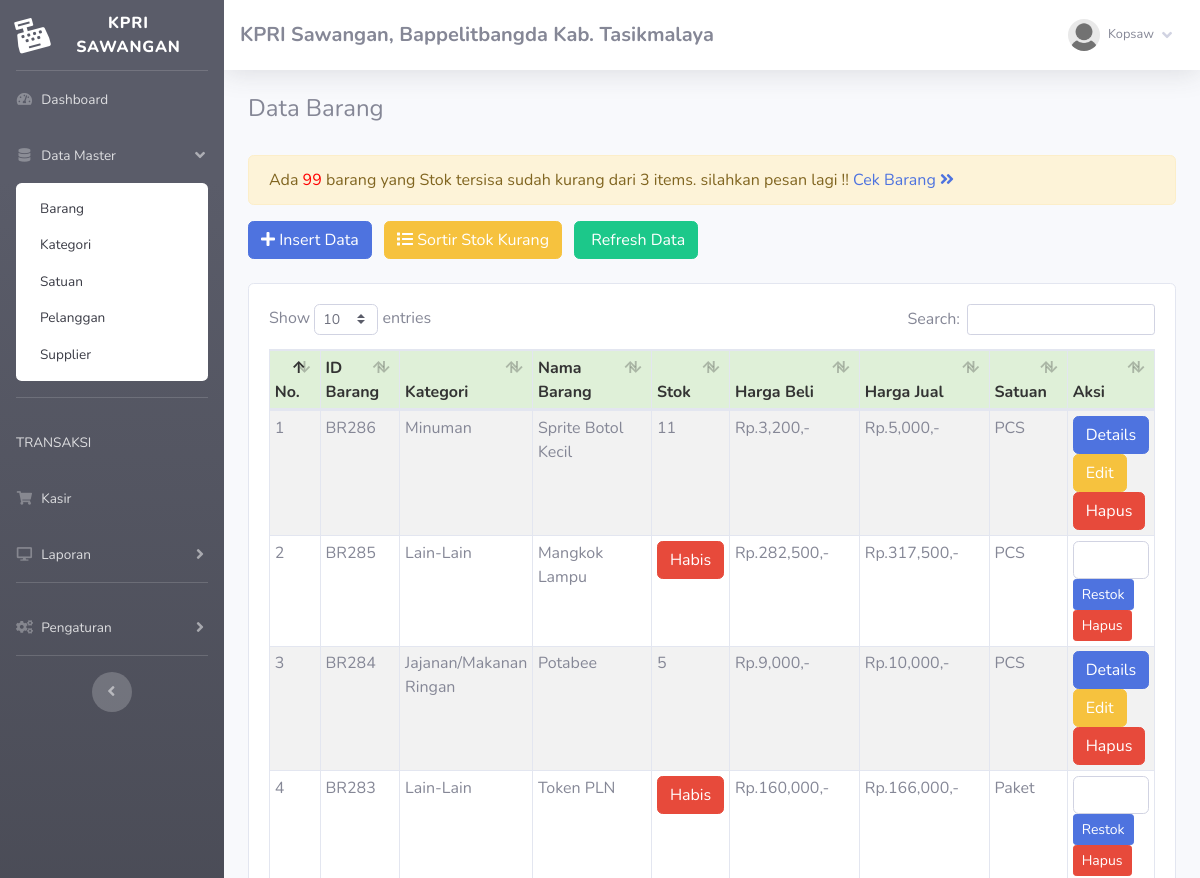
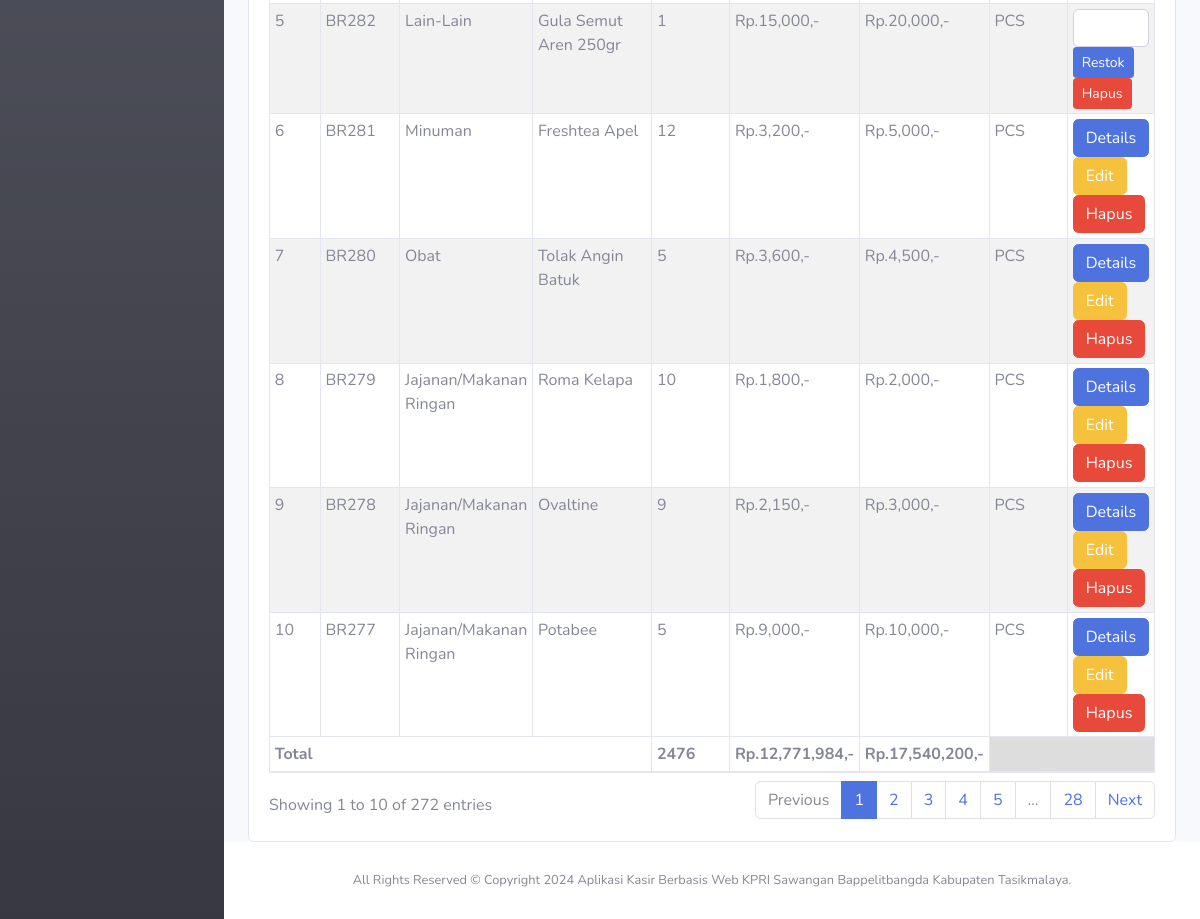
Screenshot of /index.php?page=barang (signed in) with the database file from the repository (2 pictures, top to bottom).
### tables this page shows
CREATE TABLE `toko` (
  `id_toko` int(11) NOT NULL AUTO_INCREMENT,
  `nama_toko` varchar(255) NOT NULL,
  `alamat_toko` text NOT NULL,
  `tlp` varchar(255) NOT NULL,
  `nama_pemilik` varchar(255) NOT NULL,
  PRIMARY KEY (`id_toko`)
);

CREATE TABLE `member` (
  `id_member` int(11) NOT NULL AUTO_INCREMENT,
  `nm_member` varchar(255) NOT NULL,
  `alamat_member` text NOT NULL,
  `telepon` varchar(255) NOT NULL,
  `email` varchar(255) NOT NULL,
  `gambar` text NOT NULL,
  `NIK` text NOT NULL,
  PRIMARY KEY (`id_member`)
);

CREATE TABLE `barang` (
  `id` int(11) NOT NULL AUTO_INCREMENT,
  `id_barang` varchar(255) NOT NULL,
  `id_kategori` int(11) NOT NULL,
  `id_satuan` int(11) NOT NULL,
  `nama_barang` text NOT NULL,
  `merk` varchar(255) NOT NULL,
  `harga_beli` varchar(255) NOT NULL,
  `harga_jual` varchar(255) NOT NULL,
  `satuan_barang` varchar(255) NOT NULL,
  `stok` text NOT NULL,
  `tgl_input` varchar(255) NOT NULL,
  `tgl_update` varchar(255) DEFAULT NULL,
  PRIMARY KEY (`id`)
);

CREATE TABLE `kategori` (
  `id_kategori` int(11) NOT NULL AUTO_INCREMENT,
  `nama_kategori` varchar(255) NOT NULL,
  `statusdata` enum('AKTIF','TIDAK') DEFAULT NULL,
  `waktudata` datetime NOT NULL DEFAULT current_timestamp(),
  PRIMARY KEY (`id_kategori`)
);

CREATE TABLE `satuan` (
  `id_satuan` int(11) NOT NULL AUTO_INCREMENT,
  `nama_satuan` varchar(255) NOT NULL,
  `status_satuan` enum('AKTIF','TIDAK') NOT NULL,
  `tgl_input` datetime NOT NULL DEFAULT current_timestamp(),
  PRIMARY KEY (`id_satuan`)
);

### fungsi/view/view.php (called while the page is built, shortened)
<?php
class view
{
    protected $db;
    public function __construct($db)
    {
        $this->db = $db;
    }
    public function member_edit($id)
    {
        $sql = "select member.*, login.*
                from member inner join login on member.id_member = login.id_member
                where member.id_member= ?";
        $row = $this-> db -> prepare($sql);
        $row -> execute(array($id));
        $hasil = $row -> fetch();
        return $hasil;
    }
    public function toko()
    {
        $sql = "select*from toko where id_toko='1'";
        $row = $this-> db -> prepare($sql);
        $row -> execute();
        $hasil = $row -> fetch();
        return $hasil;
    }
    public function barang()
    {
        $sql = "select barang.*, kategori.id_kategori, kategori.nama_kategori, satuan.id_satuan, satuan.nama_satuan from barang inner join kategori on barang.id_kategori = kategori.id_kategori
        INNER JOIN satuan ON barang.id_satuan = satuan.id_satuan
        ORDER BY id DESC";
        $row = $this-> db -> prepare($sql);
        $row -> execute();
        $hasil = $row -> fetchAll();
        return $hasil;
    }
}

### admin/module/barang/index.php (the view, shortened to what this page needs)
      <h4>Data Barang</h4>
      <br />
      <?php
	$sql=" select * from barang where stok <= 3";
	$row = $config -> prepare($sql);
	$row -> execute();
	$r = $row -> rowCount();
	if($r > 0){
		echo "
		<div class='alert alert-warning'>
			<span class='glyphicon glyphicon-info-sign'></span> Ada <span style='color:red'>$r</span> barang yang Stok tersisa sudah kurang dari 3 items. silahkan pesan lagi !!
			<span class='pull-right'><a href='index.php?page=barang&stok=yes'>Cek Barang <i class='fa fa-angle-double-right'></i></a></span>
		</div>
		";
	}
?>
      <button type="button" class="btn btn-primary btn-md mr-2" data-toggle="modal" data-target="#myModal">
          <i class="fa fa-plus"></i> Insert Data</button>
      <a href="index.php?page=barang&stok=yes" class="btn btn-warning btn-md mr-2">
          <i class="fa fa-list"></i> Sortir Stok Kurang</a>
      <a href="index.php?page=barang" class="btn btn-success btn-md">
          <i class="fa fa-refresh"></i> Refresh Data</a>
      <br />
      <div class="card card-body">
          <div class="table-responsive">
              <table class="table table-bordered table-striped table-sm" id="example1">
                  <thead>
                      <tr style="background:#DFF0D8;color:#333;">
                          <th>No.</th>
                          <th>ID Barang</th>
                          <th>Kategori</th>
                          <th>Nama Barang</th>
                          <th>Stok</th>
                          <th>Harga Beli</th>
                          <th>Harga Jual</th>
                          <th>Satuan</th>
                          <th>Aksi</th>
                      </tr>
                  </thead>
                  <tbody>
                      <?php
				$totalBeli = 0;
				$totalJual = 0;
				$totalStok = 0;
				if($_GET['stok'] == 'yes')
				{
					$hasil = $lihat -> barang_stok();
				}else{
					$hasil = $lihat -> barang();
				}
				$no=1;
				foreach($hasil as $isi) {
			?>
                      <tr>
                          <td><?php echo $no;?></td>
                          <td><?php echo $isi['id_barang'];?></td>
                          <td><?php echo $isi['nama_kategori'];?></td>
                          <td><?php echo $isi['nama_barang'];?></td>
                          <td>
                              <?php if($isi['stok'] == '0'){?>
                              <button class="btn btn-danger"> Habis</button>
                              <?php }else{?>
                              <?php echo $isi['stok'];?>
                              <?php }?>
                          </td>
                          <td>Rp.<?php echo number_format($isi['harga_beli']);?>,-</td>
                          <td>Rp.<?php echo number_format($isi['harga_jual']);?>,-</td>
                          <td> <?php echo $isi['nama_satuan'];?></td>
                          <td>
                              <?php if($isi['stok'] <=  '3'){?>
                              <form method="POST" action="fungsi/edit/edit.php?stok=edit">
                                  <input type="text" name="restok" class="form-control">
                                  <button class="btn btn-primary btn-sm">
                                      Restok
                                  </button>
                                  <a href="fungsi/hapus/hapus.php?barang=hapus&id=<?php echo $isi['id_barang'];?>"
                                      onclick="javascript:return confirm('Hapus Data barang ?');">
                                      <button class="btn btn-danger btn-sm">Hapus</button></a>
                              </form>
                              <?php }else{?>
                              <a href="index.php?page=barang/details&barang=<?php echo $isi['id_barang'];?>"><button
                                      class="btn btn-primary btn-xs">Details</button></a>
                              <a href="index.php?page=barang/edit&barang=<?php echo $isi['id_barang'];?>"><button
                                      class="btn btn-warning btn-xs">Edit</button></a>
                              <a href="fungsi/hapus/hapus.php?barang=hapus&id=<?php echo $isi['id_barang'];?>"
                                  onclick="javascript:return confirm('Hapus Data barang ?');"><button
                                      class="btn btn-danger btn-xs">Hapus</button></a>
                              <?php }?>
                      </tr>
                      <?php
					$no++;
					$totalBeli += $isi['harga_beli'] * $isi['stok'];
					$totalJual += $isi['harga_jual'] * $isi['stok'];
					$totalStok += $isi['stok'];
				}
			?>
                  </tbody>
                  <tfoot>
                      <tr>
                          <th colspan="4">Total </td>
                          <th><?php echo $totalStok;?></td>
                          <th>Rp.<?php echo number_format($totalBeli);?>,-</td>
                          <th>Rp.<?php echo number_format($totalJual);?>,-</td>
                          <th colspan="2" style="background:#ddd"></th>
                      </tr>
                  </tfoot>
              </table>
          </div>
      </div>

### index.php (shortened to what this page needs)
<?php
	if(!empty($_SESSION['admin'])){
		require 'config.php';
		$lihat = new view($config);
		$toko = $lihat -> toko();
			include 'admin/template/header.php';
			include 'admin/template/sidebar.php';
				if(!empty($_GET['page'])){
					include 'admin/module/'.$_GET['page'].'/index.php';
				}else{
					include 'admin/template/home.php';
				}
			include 'admin/template/footer.php';
	}else{
		echo '<script>window.location="login.php";</script>';
		exit;
	}
?>

### admin/template/header.php (shortened to what this page needs)
<!DOCTYPE html>
<html lang="en">
<head>
    <link href="sb-admin/vendor/fontawesome-free/css/all.min.css" rel="stylesheet" type="text/css">
    <link href="sb-admin/css/sb-admin-2.min.css" rel="stylesheet">
    <link rel="stylesheet" href="sb-admin/vendor/datatables/dataTables.bootstrap4.css" />
    <link rel="stylesheet" href="sb-admin/vendor/select2/css/select2.min.css">
</head>
<body id="page-top">
    <div id="wrapper">

### admin/template/sidebar.php (shortened to what this page needs)
<?php
    $id = $_SESSION['admin']['id_member'];
    $hasil_profil = $lihat -> member_edit($id);
?>
<ul class="navbar-nav bg-gradient-dark sidebar sidebar-dark accordion" id="accordionSidebar">
    <a class="sidebar-brand d-flex align-items-center justify-content-center" href="index.php">
        <div class="sidebar-brand-icon rotate-n-15">
            <i class="fas fa-cash-register"></i>
        </div>
        <div class="sidebar-brand-text mx-3">KPRI Sawangan<sup></sup></div>
    </a>
    <hr class="sidebar-divider my-0">
    <li class="nav-item">
        <a class="nav-link" href="index.php">
            <i class="fas fa-fw fa-tachometer-alt"></i>
            <span>Dashboard</span></a>
    </li>
    <li class="nav-item">
        <a class="nav-link collapsed" href="#" data-toggle="collapse" data-target="#collapseTwo" aria-expanded="true"
            aria-controls="collapseTwo">
            <i class="fas fa-fw fa-database"></i>
            <span>Data Master</span>
        </a>
        <div id="collapseTwo" class="collapse" aria-labelledby="headingTwo" data-parent="#accordionSidebar">
            <div class="bg-white py-2 collapse-inner rounded">
                <a class="collapse-item" href="index.php?page=barang">Barang</a>
                <a class="collapse-item" href="index.php?page=kategori">Kategori</a>
                <a class="collapse-item" href="index.php?page=satuan">Satuan</a>
                <a class="collapse-item" href="index.php?page=pelanggan">Pelanggan</a>
                <a class="collapse-item" href="index.php?page=supplier">Supplier</a>
            </div>
        </div>
    </li>
    <hr class="sidebar-divider">
    <li class="nav-item">
        <a class="nav-link" href="#">
            <span>TRANSAKSI</span></a>
    </li>
    <li class="nav-item">
        <a class="nav-link" href="index.php?page=jual">
            <i class="fas fa-fw fa-shopping-cart"></i>
            <span>Kasir</span></a>
    </li>
    <li class="nav-item">
        <a class="nav-link collapsed" href="#" data-toggle="collapse" data-target="#collapse3" aria-expanded="true"
            aria-controls="collapse3">
            <i class="fas fa-fw fa-desktop"></i>
            <span>Laporan</span>
        </a>
    </li>
    <hr class="sidebar-divider">
    <li class="nav-item">
        <a class="nav-link collapsed" href="#" data-toggle="collapse" data-target="#pengaturan" aria-expanded="true"
            aria-controls="pengaturan">
            <i class="fas fa-fw fa-cogs"></i>
            <span>Pengaturan</span>
        </a>
    </li>
    <hr class="sidebar-divider d-none d-md-block">
    <div class="text-center d-none d-md-inline">
        <button class="rounded-circle border-0" id="sidebarToggle"></button>
    </div>
</ul>
<div id="content-wrapper" class="d-flex flex-column">
    <div id="content">
        <nav class="navbar navbar-expand navbar-light bg-white topbar mb-4 static-top shadow">
            <h5 class="d-lg-block d-none mt-2"><b><?php echo $toko['nama_toko'];?>, <?php echo $toko['alamat_toko'];?></b></h5>
            <ul class="navbar-nav ml-auto">
                <li class="nav-item dropdown no-arrow">
                    <a class="nav-link dropdown-toggle" href="#" id="userDropdown" role="button" data-toggle="dropdown"
                        aria-haspopup="true" aria-expanded="false">
                        <img class="img-profile rounded-circle"
                            src="assets/img/user/<?php echo $hasil_profil['gambar'];?>">
                        <span
                            class="mr-2 d-none d-lg-inline text-gray-600 small ml-2"><?php echo $hasil_profil['nm_member'];?></span>
                        <i class="fas fa-angle-down"></i>
                    </a>
                </li>
            </ul>
        </nav>
        <div class="container-fluid">

### admin/template/footer.php (shortened to what this page needs)
    </div>
    </div>
    <footer class="sticky-footer bg-white">
        <div class="container my-auto">
            <div class="copyright text-center my-auto">
                <span>
                    All Rights Reserved &copy; Copyright <?php echo date('Y');?> Aplikasi Kasir Berbasis Web KPRI Sawangan Bappelitbangda Kabupaten Tasikmalaya.
                </span>
            </div>
        </div>
    </footer>
    </div>
    </div>
   </body>
</html>

### rows the page displays
toko: nama_toko "KPRI Sawangan", alamat_toko "Bappelitbangda Kab. Tasikmalaya"
barang: id_barang "BR286", id_kategori.nama_kategori "Minuman", nama_barang "Sprite Botol Kecil", stok "11", harga_beli "3,200", harga_jual "5,000", id_satuan.nama_satuan "PCS"
barang: id_barang "BR285", id_kategori.nama_kategori "Lain-Lain", nama_barang "Mangkok Lampu", stok "Habis", harga_beli "282,500", harga_jual "317,500", id_satuan.nama_satuan "PCS"
barang: id_barang "BR284", id_kategori.nama_kategori "Jajanan/Makanan Ringan", nama_barang "Potabee", stok "5", harga_beli "9,000", harga_jual "10,000", id_satuan.nama_satuan "PCS"
barang: id_barang "BR283", id_kategori.nama_kategori "Lain-Lain", nama_barang "Token PLN", stok "Habis", harga_beli "160,000", harga_jual "166,000", id_satuan.nama_satuan "Paket"
barang: id_barang "BR282", id_kategori.nama_kategori "Lain-Lain", nama_barang "Gula Semut Aren 250gr", stok "1", harga_beli "15,000", harga_jual "20,000", id_satuan.nama_satuan "PCS"
barang: id_barang "BR281", id_kategori.nama_kategori "Minuman", nama_barang "Freshtea Apel", stok "12", harga_beli "3,200", harga_jual "5,000", id_satuan.nama_satuan "PCS"
barang: id_barang "BR280", id_kategori.nama_kategori "Obat", nama_barang "Tolak Angin Batuk", stok "5", harga_beli "3,600", harga_jual "4,500", id_satuan.nama_satuan "PCS"
barang: id_barang "BR279", id_kategori.nama_kategori "Jajanan/Makanan Ringan", nama_barang "Roma Kelapa", stok "10", harga_beli "1,800", harga_jual "2,000", id_satuan.nama_satuan "PCS"
barang: id_barang "BR278", id_kategori.nama_kategori "Jajanan/Makanan Ringan", nama_barang "Ovaltine", stok "9", harga_beli "2,150", harga_jual "3,000", id_satuan.nama_satuan "PCS"
barang: id_barang "BR277", id_kategori.nama_kategori "Jajanan/Makanan Ringan", nama_barang "Potabee", stok "5", harga_beli "9,000", harga_jual "10,000", id_satuan.nama_satuan "PCS"

### other values shown
$hasil_profil['nm_member'] "Kopsaw"
$r "99"
$totalStok "2476"
$totalBeli "12,771,984"
$totalJual "17,540,200"
